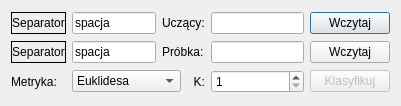
<?xml version="1.0" encoding="UTF-8"?>
<ui version="4.0">
 <class>DialogKnn</class>
 <widget class="QDialog" name="DialogKnn">
  <property name="geometry">
   <rect>
    <x>0</x>
    <y>0</y>
    <width>401</width>
    <height>106</height>
   </rect>
  </property>
  <property name="windowTitle">
   <string>Knn</string>
  </property>
  <layout class="QGridLayout" name="gridLayout">
   <item row="0" column="0">
    <widget class="QLabel" name="labelSeparatorLearning">
     <property name="frameShape">
      <enum>QFrame::Box</enum>
     </property>
     <property name="text">
      <string>Separator</string>
     </property>
     <property name="alignment">
      <set>Qt::AlignCenter</set>
     </property>
    </widget>
   </item>
   <item row="0" column="1">
    <widget class="QLineEdit" name="lineEditSeparatorLearning">
     <property name="maximumSize">
      <size>
       <width>100</width>
       <height>25</height>
      </size>
     </property>
     <property name="text">
      <string>spacja</string>
     </property>
    </widget>
   </item>
   <item row="0" column="2" colspan="2">
    <widget class="QLabel" name="labelLearning">
     <property name="text">
      <string>Uczący:</string>
     </property>
    </widget>
   </item>
   <item row="0" column="4">
    <widget class="QLineEdit" name="lineEditLearning">
     <property name="enabled">
      <bool>true</bool>
     </property>
     <property name="readOnly">
      <bool>true</bool>
     </property>
    </widget>
   </item>
   <item row="0" column="5">
    <widget class="QPushButton" name="pushButtonLoadLearning">
     <property name="text">
      <string>Wczytaj</string>
     </property>
    </widget>
   </item>
   <item row="1" column="0">
    <widget class="QLabel" name="labelSeparatorTest">
     <property name="frameShape">
      <enum>QFrame::Box</enum>
     </property>
     <property name="text">
      <string>Separator</string>
     </property>
     <property name="alignment">
      <set>Qt::AlignCenter</set>
     </property>
    </widget>
   </item>
   <item row="1" column="1">
    <widget class="QLineEdit" name="lineEditSeparatorTest">
     <property name="maximumSize">
      <size>
       <width>100</width>
       <height>25</height>
      </size>
     </property>
     <property name="text">
      <string>spacja</string>
     </property>
    </widget>
   </item>
   <item row="1" column="2" colspan="2">
    <widget class="QLabel" name="labelTest">
     <property name="text">
      <string>Próbka:</string>
     </property>
    </widget>
   </item>
   <item row="1" column="4">
    <widget class="QLineEdit" name="lineEditTest">
     <property name="enabled">
      <bool>true</bool>
     </property>
     <property name="readOnly">
      <bool>true</bool>
     </property>
    </widget>
   </item>
   <item row="1" column="5">
    <widget class="QPushButton" name="pushButtonLoadTest">
     <property name="text">
      <string>Wczytaj</string>
     </property>
    </widget>
   </item>
   <item row="2" column="0">
    <widget class="QLabel" name="labelMetrics">
     <property name="text">
      <string>Metryka:</string>
     </property>
    </widget>
   </item>
   <item row="2" column="1" colspan="2">
    <widget class="QComboBox" name="comboBoxMetrics">
     <item>
      <property name="text">
       <string>Euklidesa</string>
      </property>
     </item>
     <item>
      <property name="text">
       <string>Manhattan</string>
      </property>
     </item>
     <item>
      <property name="text">
       <string>Canberra</string>
      </property>
     </item>
    </widget>
   </item>
   <item row="2" column="3">
    <widget class="QLabel" name="labelK">
     <property name="text">
      <string>K:</string>
     </property>
     <property name="alignment">
      <set>Qt::AlignRight|Qt::AlignTrailing|Qt::AlignVCenter</set>
     </property>
    </widget>
   </item>
   <item row="2" column="4">
    <widget class="QSpinBox" name="spinBoxK">
     <property name="minimum">
      <number>1</number>
     </property>
     <property name="maximum">
      <number>999999</number>
     </property>
     <property name="value">
      <number>1</number>
     </property>
    </widget>
   </item>
   <item row="2" column="5">
    <widget class="QPushButton" name="pushButtonClassify">
     <property name="enabled">
      <bool>false</bool>
     </property>
     <property name="text">
      <string>Klasyfikuj</string>
     </property>
    </widget>
   </item>
  </layout>
 </widget>
 <resources/>
 <connections/>
</ui>
